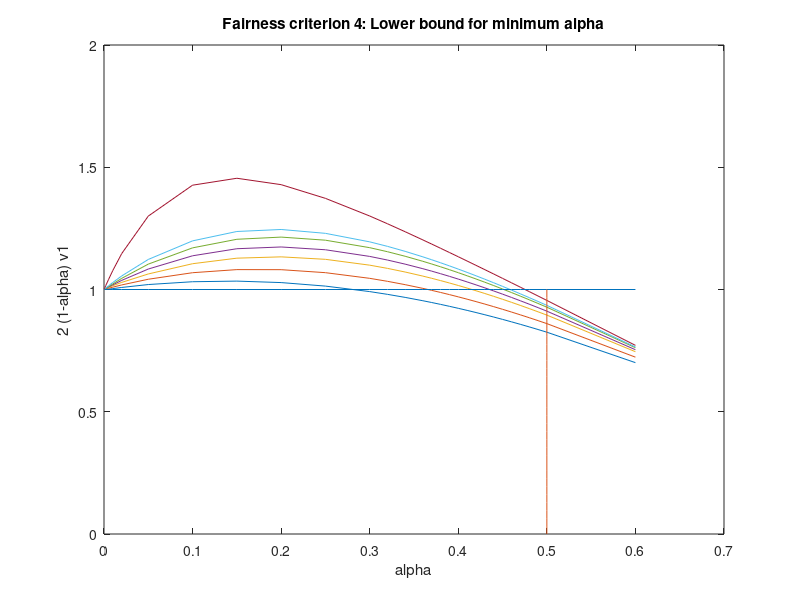

The MATLAB source for this figure:
Abar=32;
Alpha=zeros(Abar,1);
Alpha(1,1)=0.0001;
Alpha(2,1)=0.0002;
Alpha(3,1)=0.0005;
Alpha(4,1)=0.001;
Alpha(5,1)=0.002;
Alpha(6,1)=0.005;
Alpha(7,1)=0.01;
Alpha(8,1)=0.02;
Alpha(9,1)=0.05;
Alpha(10,1)=0.10;
Alpha(11,1)=0.15;
Alpha(12,1)=0.20;
Alpha(13,1)=0.25;
Alpha(14,1)=0.30;
Alpha(15,1)=0.32;
Alpha(16,1)=0.34;
Alpha(17,1)=0.36;
Alpha(18,1)=0.37;
Alpha(19,1)=0.38;
Alpha(20,1)=0.39;
Alpha(21,1)=0.40;
Alpha(22,1)=0.41;
Alpha(23,1)=0.42;
Alpha(24,1)=0.43;
Alpha(25,1)=0.44;
Alpha(26,1)=0.45;
Alpha(27,1)=0.46;
Alpha(28,1)=0.47;
Alpha(29,1)=0.48;
Alpha(30,1)=0.49;
Alpha(31,1)=0.5;
Alpha(32,1)=0.6;
Alphas=Alpha';
Types=8;
TypesMin=4;
TypesMax=10;
BigType=20;
GoBig=0;
TypesTot=TypesMax-TypesMin+1;
AlphaTest=zeros(TypesTot+1,Abar);
AlphaTest(1,:)=Alphas;
g=11;
wT=(g-1)/g;
% wT=10/11;


for Types=TypesMin:TypesMax
     if Types==TypesMax
         GoBig=1;
     end
    if GoBig==1
        Typesold=Types;
        Types=BigType;
    end
    T=floor((Types+1)/2);
    odd=mod(Types,2);
    VT=ones(T,Abar)/2;
    VTnew=ones(T,Abar)/2;
    iter=1;
    Maxiter=100;
    while iter<Maxiter
        for k=1:Abar
            for t=1:T
                if t==1
                    VTnew(t,k)=Alpha(k)+(1-Alpha(k))*VT(t+1,k);
                elseif t==T
                    if odd==1
                        VTnew(t,k)=0.5;
                    end
                    if odd==0
                        VTnew(t,k)=Alpha(k)*wT+(1-Alpha(k))*(VT(t-1,k)*(1-wT)+(1-VT(t,k))*wT);
                    end
                else
                    VTnew(t,k)=Alpha(k)*(g-1)/g+(1-Alpha(k))*(VT(t-1,k)/g+VT(t+1,k)*(g-1)/g);
                end
            end
        end
        iterold=iter;
        iter=iter+1;
        MaxDiff=max(max(abs(VT-VTnew)));
        if MaxDiff<0.0000001
            iter=Maxiter;
        end
        VTold=VT;
        VT=VTnew;
    end
    if Types>TypesMax
        AlphaTest(Typesold-TypesMin+2,:)=2*(VT(1,:).*(ones(1,Abar)-Alphas));
    else
        AlphaTest(Types-TypesMin+2,:)=2*(VT(1,:).*(ones(1,Abar)-Alphas));
    end
end
AlphaTest;
figure
plot(AlphaTest(1,:),AlphaTest(2,:),AlphaTest(1,:),AlphaTest(3,:),AlphaTest(1,:),AlphaTest(4,:),AlphaTest(1,:),AlphaTest(5,:),AlphaTest(1,:),AlphaTest(6,:),AlphaTest(1,:),AlphaTest(7,:),AlphaTest(1,:),AlphaTest(8,:),AlphaTest(1,:),ones(1,Abar),ones(1,Abar)/2,[0:Abar-1]/(Abar-1))
title('Fairness criterion 4: Lower bound for minimum alpha')
xlabel('alpha')
ylabel('2 (1-alpha) v1')